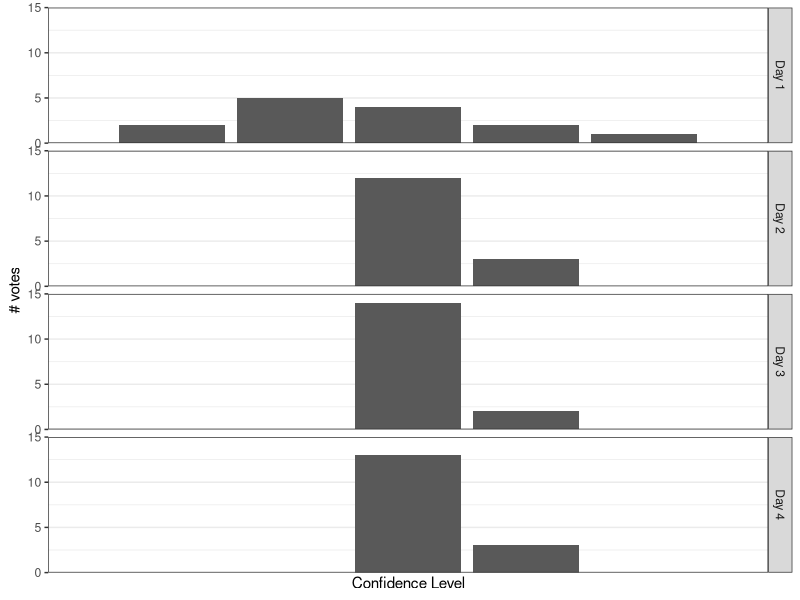
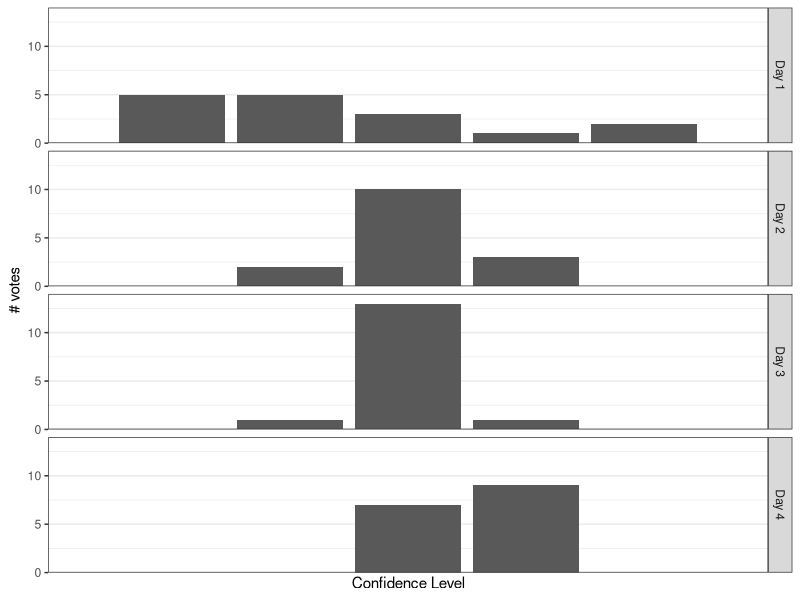
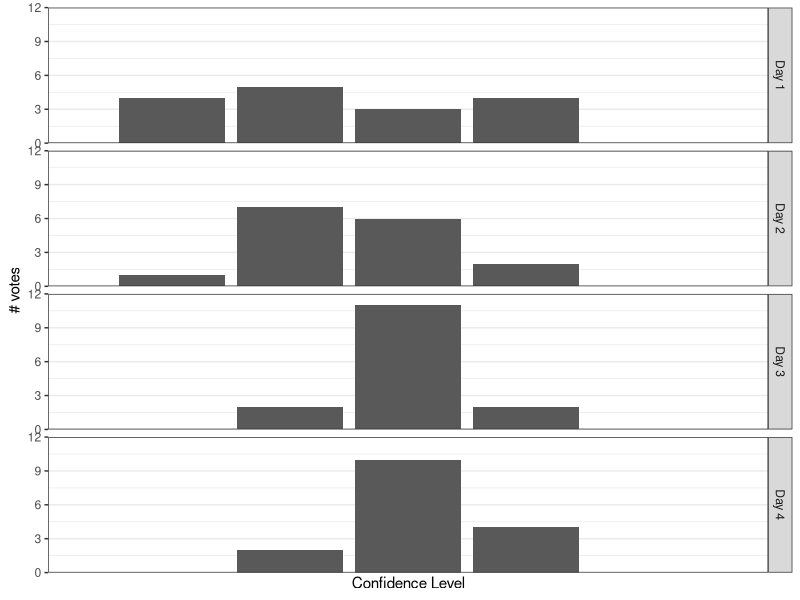
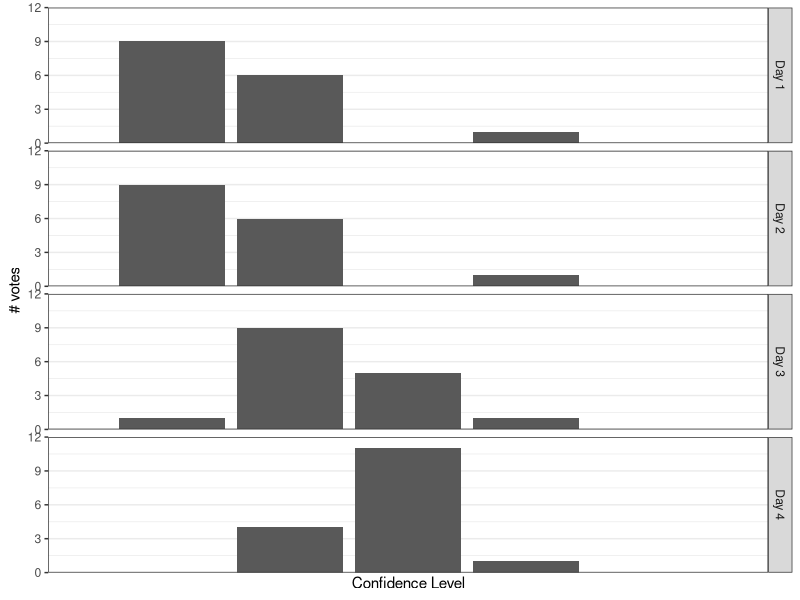

The R source for these figures, in order:
## ---- chunk 1
knitr::opts_chunk$set(echo = TRUE)
## ---- chunk 2

library(conflicted)
library(tidyr)
library(dplyr)
library(ggplot2)

conflict_prefer("filter", "dplyr")

theme_set(theme_bw(base_size = 11))

## ---- chunk 3

# Votes

assesmentDF <- data.frame(
    levels = c(
        rep(1:5, 4)
    ),
    day = c(
        rep(paste0("Day ", 1:4), each = 5)
    ),
    votes = c(
        2, 5, 4, 2, 1,
        0, 0, 12, 3, 0,
        0, 0, 14, 2, 0,
        0, 0, 13, 3, 0
    ),
    stringsAsFactors = F
) %>%
    mutate(
        day = factor(day, levels = c(paste0("Day ", 1:5)))
    )


# Plot

ggplot(
    data = assesmentDF
) +
    geom_col(
        mapping = aes(
            x = levels,
            y = votes
        )
    ) +
    facet_grid(
        day ~ .
    ) +
    scale_x_discrete(
        name = "Confidence Level"
    ) +
    scale_y_continuous(
        name = "# votes",
        limits = c(0, max(assesmentDF$votes) + 1),
        expand = c(0, 0)
    )


## ---- chunk 4

# Votes

assesmentDF <- data.frame(
    levels = c(
        rep(1:5, 4)
    ),
    day = c(
        rep(paste0("Day ", 1:4), each = 5)
    ),
    votes = c(
        5, 5, 3, 1, 2,
        0, 2, 10, 3, 0,
        0, 1, 13, 1, 0,
        0, 0, 7, 9, 0
    ),
    stringsAsFactors = F
) %>%
    mutate(
        day = factor(day, levels = c(paste0("Day ", 1:5)))
    )


# Plot

ggplot(
    data = assesmentDF
) +
    geom_col(
        mapping = aes(
            x = levels,
            y = votes
        )
    ) +
    facet_grid(
        day ~ .
    ) +
    scale_x_discrete(
        name = "Confidence Level"
    ) +
    scale_y_continuous(
        name = "# votes",
        limits = c(0, max(assesmentDF$votes) + 1),
        expand = c(0, 0)
    )


## ---- chunk 5

# Votes

assesmentDF <- data.frame(
    levels = c(
        rep(1:5, 4)
    ),
    day = c(
        rep(paste0("Day ", 1:4), each = 5)
    ),
    votes = c(
        4, 5, 3, 4, 0,
        1, 7, 6, 2, 0,
        0, 2, 11, 2, 0,
        0, 2, 10, 4, 0
    ),
    stringsAsFactors = F
) %>%
    mutate(
        day = factor(day, levels = c(paste0("Day ", 1:5)))
    )


# Plot

ggplot(
    data = assesmentDF
) +
    geom_col(
        mapping = aes(
            x = levels,
            y = votes
        )
    ) +
    facet_grid(
        day ~ .
    ) +
    scale_x_discrete(
        name = "Confidence Level"
    ) +
    scale_y_continuous(
        name = "# votes",
        limits = c(0, max(assesmentDF$votes) + 1),
        expand = c(0, 0)
    )


## ---- chunk 6

# Votes

assesmentDF <- data.frame(
    levels = c(
        rep(1:5, 4)
    ),
    day = c(
        rep(paste0("Day ", 1:4), each = 5)
    ),
    votes = c(
        9, 6, 0, 1, 0,
        9, 6, 0, 1, 0,
        1, 9, 5, 1, 0,
        0, 4, 11, 1, 0
    ),
    stringsAsFactors = F
) %>%
    mutate(
        day = factor(day, levels = c(paste0("Day ", 1:5)))
    )


# Plot

ggplot(
    data = assesmentDF
) +
    geom_col(
        mapping = aes(
            x = levels,
            y = votes
        )
    ) +
    facet_grid(
        day ~ .
    ) +
    scale_x_discrete(
        name = "Confidence Level"
    ) +
    scale_y_continuous(
        name = "# votes",
        limits = c(0, max(assesmentDF$votes) + 1),
        expand = c(0, 0)
    )
